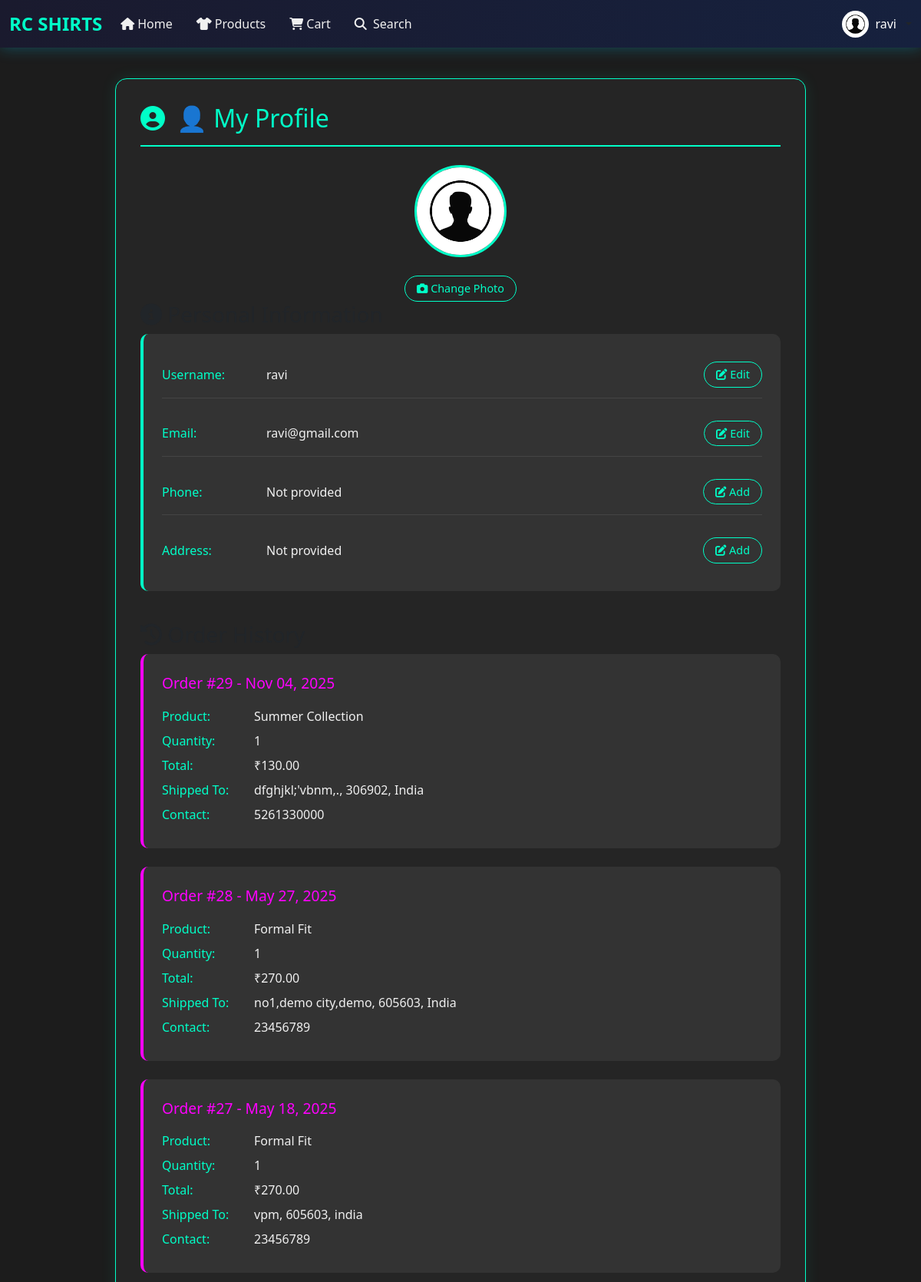
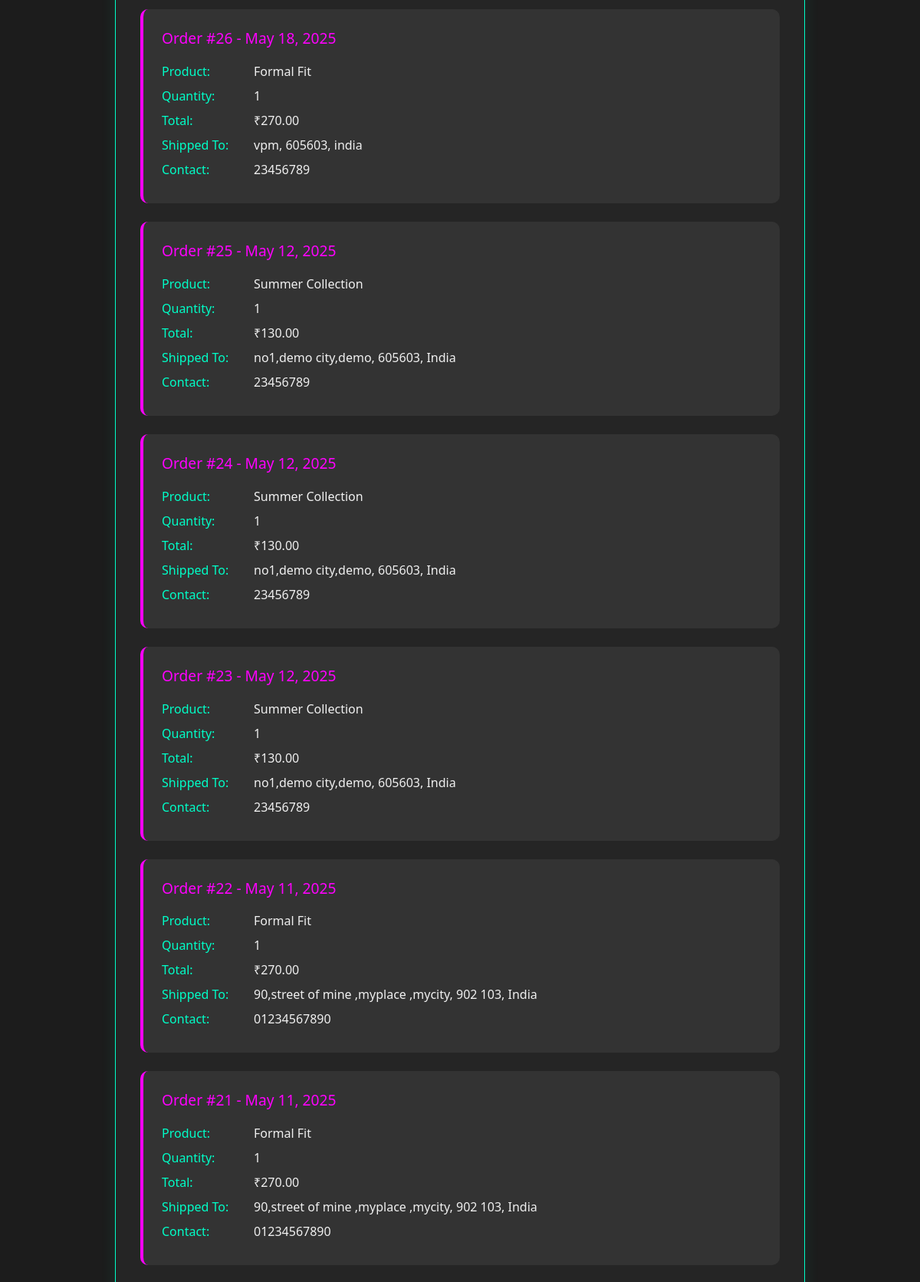
Screenshot of /profile/ (signed in, upper part) with the database file from the repository (2 pictures, top to bottom).
### app/models.py (models this page shows, shortened)
class CustomUser(AbstractUser):
    email = models.EmailField(unique=True)
    phone_number = models.CharField(max_length=20, blank=True, null=True)
    address = models.TextField(blank=True, null=True)
    pincode = models.CharField(max_length=10, blank=True, null=True)
    profile_pic = models.ImageField(upload_to='profiles/', blank=True, null=True)
    SIZE_CHOICES = [
        ('XS', 'Extra Small'),
        ('S', 'Small'),
        ('M', 'Medium'),
        ('L', 'Large'),
        ('XL', 'Extra Large'),
        ('XXL', 'Double Extra Large'),
        ('XXXL', 'Triple Extra Large'),
        ('4XL', '4X Large'),
        ('5XL', '5X Large'),
        ('FREE', 'Free Size'),
    ]
    size = models.CharField(
        max_length=5,
        choices=SIZE_CHOICES,
        blank=True,
        null=True,
        help_text="Select your clothing size"
    )

class Order(models.Model):
    user = models.ForeignKey(User, on_delete=models.CASCADE)
    product_name = models.CharField(max_length=255)
    quantity = models.PositiveIntegerField()
    total_price = models.DecimalField(max_digits=10, decimal_places=2)
    customer_name = models.CharField(max_length=255)
    country = models.CharField(max_length=100)
    mobile = models.CharField(max_length=15)
    address = models.TextField()
    pincode = models.CharField(max_length=10)
    created_at = models.DateTimeField(auto_now_add=True)
    is_ordered = models.BooleanField(default=False)
    stock_reduced = models.BooleanField(default=False)
    stock_reduction_time = models.DateTimeField(null=True, blank=True)

### app/views.py (the view)
# urls.py: path('profile/',profile_view, name='profile'),
@login_required
def profile_view(request):
    user = request.user
    orders = Order.objects.filter(user=user, is_ordered=True).order_by('-created_at')
    return render(request, 'app/profile.html', {
        'user': user,
        'orders': orders
    })

### app/templates/app/profile.html (shortened to what this page needs)
{% extends "app/base.html" %}
{%load static%}
{% block content %}
<div class="profile-container">
    <h2 class="profile-header">
        <i class="fas fa-user-circle"></i> 👤 My Profile
    </h2>
    <div style="text-align: center;">
        <img src="{% if user.profile.image %}{{ user.profile.image.url }}{% else %}{% static 'assets/default pro.png' %}{% endif %}"
             class="profile-image"
             alt="Profile Picture"
             id="profile-picture">
        <br>
        <button class="edit-btn" onclick="document.getElementById('profile-upload').click()">
            <i class="fas fa-camera"></i> Change Photo
        </button>
    </div>
    <div class="profile-section">
        <h3><i class="fas fa-info-circle"></i> Personal Information</h3>
        <div class="profile-card">
            <div class="profile-field">
                <span class="field-label">Username:</span>
                <span class="field-value" id="username-value">{{ user.username }}</span>
                <button class="edit-btn" onclick="enableEdit('username')">
                    <i class="fas fa-edit"></i> Edit
                </button>
            </div>
            <div class="profile-field">
                <span class="field-label">Email:</span>
                <span class="field-value" id="email-value">{{ user.email }}</span>
                <button class="edit-btn" onclick="enableEdit('email')">
                    <i class="fas fa-edit"></i> Edit
                </button>
            </div>
            <div class="profile-field">
                <span class="field-label">Phone:</span>
                <span class="field-value" id="phone-value">
                    {% if user.phone_number %}{{ user.phone_number }}{% else %}Not provided{% endif %}
                </span>
                <button class="edit-btn" onclick="enableEdit('phone')">
                    <i class="fas fa-edit"></i> {% if user.phone_number %}Edit{% else %}Add{% endif %}
                </button>
            </div>
            <div class="profile-field">
                <span class="field-label">Address:</span>
                <span class="field-value" id="address-value">
                    {% if user.address %}{{ user.address }}{% else %}Not provided{% endif %}
                </span>
                <button class="edit-btn" onclick="enableEdit('address')">
                    <i class="fas fa-edit"></i> {% if user.address %}Edit{% else %}Add{% endif %}
                </button>
            </div>
        </div>
    </div>
    <div class="profile-section">
        <h3><i class="fas fa-history"></i> Order History</h3>
        {% if orders %}
            {% for order in orders %}
                <div class="order-card">
                    <div class="order-title">
                        Order #{{ order.id }} - {{ order.created_at|date:"M d, Y" }}
                    </div>
                    <div class="order-field">
                        <span class="order-label">Product:</span>
                        <span class="order-value">{{ order.product_name }}</span>
                    </div>
                    <div class="order-field">
                        <span class="order-label">Quantity:</span>
                        <span class="order-value">{{ order.quantity }}</span>
                    </div>
                    <div class="order-field">
                        <span class="order-label">Total:</span>
                        <span class="order-value">₹{{ order.total_price }}</span>
                    </div>
                    <div class="order-field">
                        <span class="order-label">Shipped To:</span>
                        <span class="order-value">
                            {{ order.address }}, {{ order.pincode }}, {{ order.country }}
                        </span>
                    </div>
                    <div class="order-field">
                        <span class="order-label">Contact:</span>
                        <span class="order-value">{{ order.mobile }}</span>
                    </div>
                </div>
            {% endfor %}
        {% else %}
            <div class="no-orders">
                <i class="fas fa-shopping-cart"></i><br>
                You have not placed any orders yet.
            </div>
        {% endif %}
    </div>
</div>
{% endblock %}

### app/templates/app/base.html (shortened to what this page needs)
{% load static %}
<!DOCTYPE html>
<html lang="en">
<head>
    <link href="https://cdn.jsdelivr.net/npm/bootstrap@5.3.0/dist/css/bootstrap.min.css" rel="stylesheet">
    <link rel="stylesheet" href="https://cdnjs.cloudflare.com/ajax/libs/font-awesome/6.5.0/css/all.min.css">
</head>
<body>
    <nav class="navbar navbar-expand-lg navbar-dark fixed-top">
        <div class="container-fluid">
            <a class="navbar-brand" href="{% url 'app:home' %}">RC SHIRTS</a>
            <div class="collapse navbar-collapse" id="navbarNav">
                <ul class="navbar-nav me-auto mb-2 mb-lg-0">
                    <li class="nav-item">
                        <a class="nav-link {% if request.path == '/' %}active{% endif %}" href="{% url 'app:home' %}">
                            <i class="fas fa-home me-1"></i>Home
                        </a>
                    </li>
                    <li class="nav-item">
                        <a class="nav-link {% if request.path == '/products/' %}active{% endif %}" href="{% url 'app:products' %}">
                            <i class="fas fa-tshirt me-1"></i>Products
                        </a>
                    </li>
                    <li class="nav-item position-relative">
                        <a class="nav-link {% if request.path == '/cart/' %}active{% endif %}" href="{% url 'app:cart' %}">
                            <i class="fas fa-shopping-cart me-1"></i>Cart
                        </a>
                    </li>
                    <li class="nav-item">
                        <a class="nav-link {% if request.path == '/search/' %}active{% endif %}"
                           href="{% url 'app:search' %}"
                           title="Search Products">
                            <i class="fas fa-search me-1"></i> Search
                        </a>
                    </li>
                </ul>
                {% if user.is_authenticated %}
                <div class="dropdown">
                    <div class="d-flex align-items-center dropdown-toggle" id="userDropdown" data-bs-toggle="dropdown" aria-expanded="false" role="button">
                        <img src="{% if user.profile.image and user.profile.image.url %}{{ user.profile.image.url }}{% else %}{% static 'assets/default pro.png' %}{% endif %}"
                             class="profile-img me-2 rounded-circle" alt="Profile Image" width="40" height="40" />
                        <span class="text-white me-2">{{ user.username }}</span>
                    </div>
                </div>
                {% endif %}
            </div>
        </div>
    </nav>
    <div class="container mt-4">
        {% block content %}
        {% endblock %}
    </div>
</body>
</html>

### app/templates/app/base.html (style rules this page uses)
:root { --primary-color: #00ffc8; --secondary-color: #ffffff; --background-color: #1c1c1c; --accent-color: #ff00ff; --light-color: #f0f0f0; }
body { background-color: var(--background-color); font-family: 'Segoe UI', Tahoma, Geneva, Verdana, sans-serif; margin: 0; padding-top: 70px; }
.navbar { background: linear-gradient(90deg, #1a1a2e 0%, #16213e 100%); box-shadow: 0 0 20px rgba(0, 204, 255, 0.3); }
.navbar-brand { color: var(--primary-color); font-weight: bold; font-size: 1.5rem; }
.nav-link { color: var(--light-color) !important; margin-right: 15px; transition: all 0.3s; }
.profile-img { width: 35px; height: 35px; object-fit: cover; border-radius: 50%; }

### app/templates/app/profile.html (style rules this page uses)
.profile-container { max-width: 900px; margin: 2rem auto; padding: 2rem; background-color: #252525; border-radius: 15px; box-shadow: 0 0 20px rgba(0, 255, 200, 0.1); border: 1px solid var(--primary-color); }
.profile-header { color: var(--primary-color); font-size: 2rem; margin-bottom: 1.5rem; display: flex; align-items: center; gap: 15px; border-bottom: 2px solid var(--primary-color); padding-bottom: 1rem; }
.profile-section { margin-bottom: 2.5rem; }
.profile-card { background-color: #333; border-radius: 10px; padding: 1.5rem; margin-bottom: 1.5rem; border-left: 4px solid var(--primary-color); }
.profile-field { display: flex; justify-content: space-between; align-items: center; margin-bottom: 1rem; padding: 0.8rem 0; border-bottom: 1px solid #444; }
.profile-field:last-child { border-bottom: none; margin-bottom: 0; }
.field-label { color: var(--primary-color); font-weight: 500; min-width: 120px; }
.field-value { color: var(--light-color); flex-grow: 1; padding: 0 1rem; }
.edit-btn { background-color: transparent; color: var(--primary-color); border: 1px solid var(--primary-color); padding: 5px 15px; border-radius: 20px; cursor: pointer; transition: all 0.3s; font-size: 0.9rem; }
.order-card { background-color: #333; border-radius: 10px; padding: 1.5rem; margin-bottom: 1.5rem; border-left: 4px solid var(--accent-color); transition: all 0.3s; }
.order-title { color: var(--accent-color); margin-bottom: 1rem; font-size: 1.2rem; }
.order-field { display: flex; margin-bottom: 0.5rem; }
.order-label { color: var(--primary-color); min-width: 120px; font-weight: 500; }
.order-value { color: var(--light-color); }
.profile-image { width: 120px; height: 120px; border-radius: 50%; object-fit: cover; border: 3px solid var(--primary-color); margin-bottom: 1.5rem; }

### rows the page displays
CustomUser: username "ravi", email "ravi@gmail.com"
Order: id "29", created_at "Nov 04, 2025", product_name "Summer Collection", quantity "1", total_price "130.00", address "dfghjkl;'vbnm,.", pincode "306902", country "India", mobile "5261330000"
Order: id "28", created_at "May 27, 2025", product_name "Formal Fit", quantity "1", total_price "270.00", address "no1,demo city,demo", pincode "605603", country "India", mobile "23456789"
Order: id "27", created_at "May 18, 2025", product_name "Formal Fit", quantity "1", total_price "270.00", address "vpm", pincode "605603", country "india", mobile "23456789"
Order: id "26", created_at "May 18, 2025", product_name "Formal Fit", quantity "1", total_price "270.00", address "vpm", pincode "605603", country "india", mobile "23456789"
Order: id "25", created_at "May 12, 2025", product_name "Summer Collection", quantity "1", total_price "130.00", address "no1,demo city,demo", pincode "605603", country "India", mobile "23456789"
Order: id "24", created_at "May 12, 2025", product_name "Summer Collection", quantity "1", total_price "130.00", address "no1,demo city,demo", pincode "605603", country "India", mobile "23456789"
Order: id "23", created_at "May 12, 2025", product_name "Summer Collection", quantity "1", total_price "130.00", address "no1,demo city,demo", pincode "605603", country "India", mobile "23456789"
Order: id "22", created_at "May 11, 2025", product_name "Formal Fit", quantity "1", total_price "270.00", address "90,street of mine ,myplace ,mycity", pincode "902 103", country "India", mobile "01234567890"
Order: id "21", created_at "May 11, 2025", product_name "Formal Fit", quantity "1", total_price "270.00", address "90,street of mine ,myplace ,mycity", pincode "902 103", country "India", mobile "01234567890"
